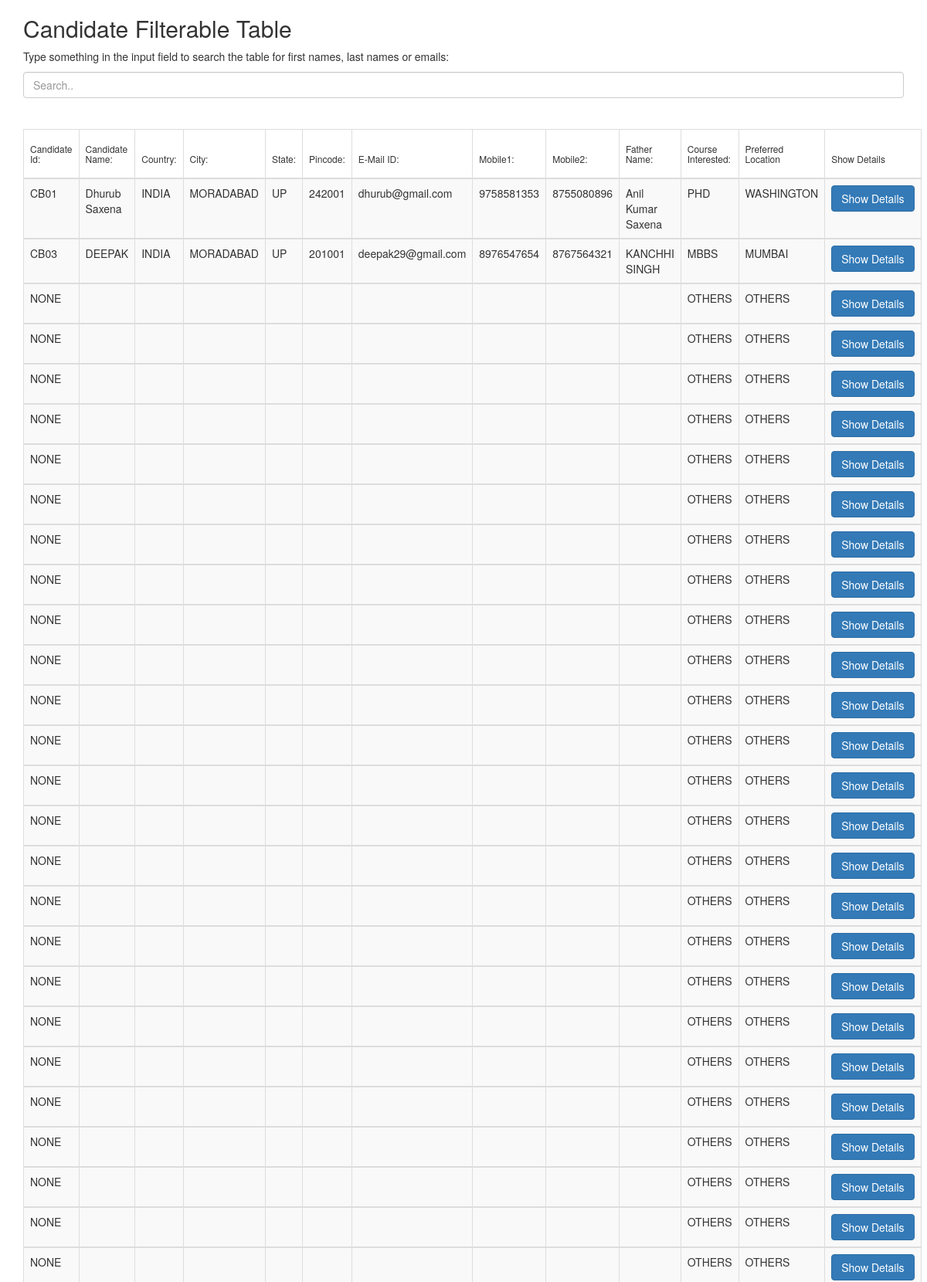
Screenshot of /Candidate/ShowCandidate.html (upper part) with the database file from the repository.
### Candidate/models.py (models this page shows)
class Candidate(models.Model):
    ID=(('CB01','CB01'),('CB02','CB02'),('CB03','CB03'),('CB04','CB04'),('CB05','CB05'),('CB06','CB06'),('CB07','CB07'),('CB08','CB08'))
    CID=models.CharField(max_length=20,unique=True,blank=True,null=True,choices=ID)
    CANDIDATE_NAME=models.CharField(max_length=150)
    COUN = (('INDIA', 'INDIA'), ('US', 'US'), ('DUBAI', 'DUBAI'),('SRI LANKA','SRI LANKA'),('Bangladesh','Bangladesh'))
    COUNTRY=models.CharField(max_length=25,choices=COUN)
    ST=(('UP','UP'),('MP','MP'),('TAMIL_NAADU','TAMIL_NADDU'),('DELHI','DELHI'),('OTHERS','OTHERS'))
    STATE = models.CharField(max_length=20,choices=ST)
    CTY = (('MORADABAD', 'MORADABAD'), ('GHAZIABAD', 'GHAZIABAD'),('MUMBAI','MUMBAI'),('CHENNAI','CHENNAI'),('DELHI','DELHI'),('WASHINGTON','WASHINGTON'),('OTHERS','OTHERS'))
    CITY=models.CharField(max_length=20,choices=CTY)
    PINCODE=models.CharField(max_length=50)
    MAIL_ID=models.EmailField()
    MOBILE1=models.CharField(max_length=50)
    MOBILE2=models.CharField(max_length=50)
    FATHER_NAME=models.CharField(max_length=50)
    COURSES = (('BCA', 'BCA'), ('MCA', 'MCA'), ('B.TECH', 'B.TECH'), ('PHD', 'PHD'), ('MBA', 'MBA'), ('BBA', 'BBA'),('DIPLOMA','DIPLOMA'),('MBBS','MBBS'))
    COURSES_INTERESTED = models.CharField(max_length=50, choices=COURSES,default='OTHERS')
    PLOC = (('MORADABAD', 'MORADABAD'), ('GHAZIABAD', 'GHAZIABAD'), ('MUMBAI', 'MUMBAI'), ('CHENNAI', 'CHENNAI'),
            ('DELHI', 'DELHI'), ('WASHINGTON', 'WASHINGTON'), ('OTHERS', 'OTHERS'))
    PREFFERED_LOCATION=models.CharField(max_length=30,choices=PLOC,default='OTHERS')

### Candidate/views.py (the view)
# urls.py: url('ShowCandidate.html' ,views.Show.as_view(),name='Show'),
class Show(generic.ListView):
    context_object_name = 'Candidate_list'
    template_name = 'ShowCandidate.html'
    def get_queryset(self):
        data = Candidate.objects.exclude(CID='cb02')
        return data

### Project/Templates/ShowCandidate.html (shortened to what this page needs)
{%  load staticfiles %}
{% block body %}
<!DOCTYPE html>
<html lang="en">
<head>
  <link rel="stylesheet" href="https://maxcdn.bootstrapcdn.com/bootstrap/3.3.7/css/bootstrap.min.css">
</head>
<div class="container">
  <h2> Candidate Filterable Table</h2>
  <p>Type something in the input field to search the table for first names, last names or emails:</p>
  <input class="form-control" id="myInput" type="text" placeholder="Search..">
  <br>
    <form method="post">
  <br>
  <table class="table table-bordered table-striped">
      <thead>
            <tr><th><h6>Candidate Id:</h6></th>
            <th><h6>Candidate Name:</h6></th>
            <th><h6>Country:</h6></th>
            <th><h6>City:</h6></th>
            <th><h6>State:</h6></th>
            <th><h6>Pincode:</h6></th>
            <th><h6>E-Mail ID:</h6></th>
            <th><h6>Mobile1:</h6></th>
            <th><h6>Mobile2:</h6></th>
            <th><h6>Father Name:</h6></th>
            <th><h6>Course Interested:</h6></th>
            <th><h6>Preferred Location</h6></th>
            <th><h6>Show Details</h6></th>
            </tr>
            </thead>
        {% for data in Candidate_list %}
            <tbody id="myTable">
            <tr><td style="text-transform:uppercase">{{ data.CID }}</td>
            <td>{{ data.CANDIDATE_NAME }}</td>
            <td>{{ data.COUNTRY }}</td>
            <td>{{ data.CITY}}</td>
            <td>{{ data.STATE}}</td>
            <td>{{ data.PINCODE}}</td>
            <td>{{ data.MAIL_ID}}</td>
            <td>{{ data.MOBILE1}}</td>
            <td>{{ data.MOBILE2}}</td>
            <td>{{ data.FATHER_NAME}}</td>
            <td>{{ data.COURSES_INTERESTED}}</td>
            <td>{{ data.PREFFERED_LOCATION}}</td>
<td> <button type="button" class="btn btn-primary" data-toggle="modal" data-target="#myModal">Show Details</button>
    </td>
            </tr>
            </tbody>
        {% endfor %}
            </table>
    </form>
</div>
</html>
{% endblock %}

### rows the page displays
Candidate: CID "CB01", CANDIDATE_NAME "Dhurub Saxena", COUNTRY "INDIA", CITY "MORADABAD", STATE "UP", PINCODE "242001", MAIL_ID "dhurub@gmail.com", MOBILE1 "9758581353", MOBILE2 "8755080896", FATHER_NAME "Anil Kumar Saxena", COURSES_INTERESTED "PHD", PREFFERED_LOCATION "WASHINGTON"
Candidate: CID "CB03", CANDIDATE_NAME "DEEPAK", COUNTRY "INDIA", CITY "MORADABAD", STATE "UP", PINCODE "201001", MAIL_ID "deepak29@gmail.com", MOBILE1 "8976547654", MOBILE2 "8767564321", FATHER_NAME "KANCHHI SINGH", COURSES_INTERESTED "MBBS", PREFFERED_LOCATION "MUMBAI"
Candidate: CID "NONE", COURSES_INTERESTED "OTHERS", PREFFERED_LOCATION "OTHERS"
Candidate: CID "NONE", COURSES_INTERESTED "OTHERS", PREFFERED_LOCATION "OTHERS"
Candidate: CID "NONE", COURSES_INTERESTED "OTHERS", PREFFERED_LOCATION "OTHERS"
Candidate: CID "NONE", COURSES_INTERESTED "OTHERS", PREFFERED_LOCATION "OTHERS"
Candidate: CID "NONE", COURSES_INTERESTED "OTHERS", PREFFERED_LOCATION "OTHERS"
Candidate: CID "NONE", COURSES_INTERESTED "OTHERS", PREFFERED_LOCATION "OTHERS"
Candidate: CID "NONE", COURSES_INTERESTED "OTHERS", PREFFERED_LOCATION "OTHERS"
Candidate: CID "NONE", COURSES_INTERESTED "OTHERS", PREFFERED_LOCATION "OTHERS"
Candidate: CID "NONE", COURSES_INTERESTED "OTHERS", PREFFERED_LOCATION "OTHERS"
Candidate: CID "NONE", COURSES_INTERESTED "OTHERS", PREFFERED_LOCATION "OTHERS"
Candidate: CID "NONE", COURSES_INTERESTED "OTHERS", PREFFERED_LOCATION "OTHERS"
Candidate: CID "NONE", COURSES_INTERESTED "OTHERS", PREFFERED_LOCATION "OTHERS"
Candidate: CID "NONE", COURSES_INTERESTED "OTHERS", PREFFERED_LOCATION "OTHERS"
Candidate: CID "NONE", COURSES_INTERESTED "OTHERS", PREFFERED_LOCATION "OTHERS"
Candidate: CID "NONE", COURSES_INTERESTED "OTHERS", PREFFERED_LOCATION "OTHERS"
Candidate: CID "NONE", COURSES_INTERESTED "OTHERS", PREFFERED_LOCATION "OTHERS"
Candidate: CID "NONE", COURSES_INTERESTED "OTHERS", PREFFERED_LOCATION "OTHERS"
Candidate: CID "NONE", COURSES_INTERESTED "OTHERS", PREFFERED_LOCATION "OTHERS"
Candidate: CID "NONE", COURSES_INTERESTED "OTHERS", PREFFERED_LOCATION "OTHERS"
Candidate: CID "NONE", COURSES_INTERESTED "OTHERS", PREFFERED_LOCATION "OTHERS"
Candidate: CID "NONE", COURSES_INTERESTED "OTHERS", PREFFERED_LOCATION "OTHERS"
Candidate: CID "NONE", COURSES_INTERESTED "OTHERS", PREFFERED_LOCATION "OTHERS"
Candidate: CID "NONE", COURSES_INTERESTED "OTHERS", PREFFERED_LOCATION "OTHERS"
Candidate: CID "NONE", COURSES_INTERESTED "OTHERS", PREFFERED_LOCATION "OTHERS"
Candidate: CID "NONE", COURSES_INTERESTED "OTHERS", PREFFERED_LOCATION "OTHERS"
